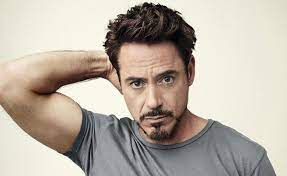
#> input picture data/actor.jpg, 287 x 176 px
$ jupyter execute EyeDetectionAndBlur.ipynb   (shell and % lines are left out)
#> lines starting #> are read from the running program, lines starting #| are printed output that depends on the picture; after the words box and inside, x2 and y2 are one past the last pixel; in counts of white or black regions, pixels touching at a corner belong together
#> further down, img is the input picture: shape (176, 287, 3); mean B, G, R 164.6, 175.8, 185.7
[cell 1]
import cv2
import numpy as np
import matplotlib.pyplot as plt

[cell 2]
def display(img):
    fig = plt.figure(figsize=(10,8))
    ax = fig.add_subplot(111)
    new_img = cv2.cvtColor(img, cv2.COLOR_BGR2RGB)
    ax.imshow(new_img)


def detect_eyes(img):

    eyes_img = img.copy()
    roi = img.copy()
    eye_cascadeclassfier = cv2.CascadeClassifier('./data/haarcascades/haarcascade_eye.xml')
    eye_rects = eye_cascadeclassfier.detectMultiScale(eyes_img,scaleFactor=1.3, minNeighbors=3)
#> eye_rects = [[154, 68, 23, 23], [125, 73, 21, 21]]

    for (x,y,w,h) in eye_rects:
        cv2.circle(eyes_img, (int(x+0.5*w),int(y+0.5*h)), int(0.5*np.sqrt(w*w+h*h)), (0,255,0), 3)
#> this loop made 2 passes
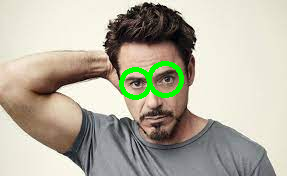
#> eyes_img: shape (176, 287, 3); 1.76% of pixels changed, all inside (x1, y1, x2, y2) = (119, 61, 184, 100)

    return eyes_img

[cell 3]
img = cv2.imread('./data/actor.jpg')
display(detect_eyes(img))
